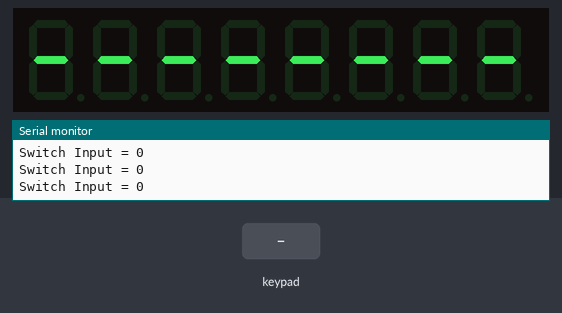
A sketch run on a simulated Arduino Uno, built with avr-gcc and run on an emulated ATmega328P. Parts: 8-digit seven-segment display, the last lines printed to the serial monitor. The test bench sets the inputs (shaded band).

Above: at 2.2 s.
2.3 s: keypad keys 1 2 pressed 0.4 s apart
At 2.45 s:
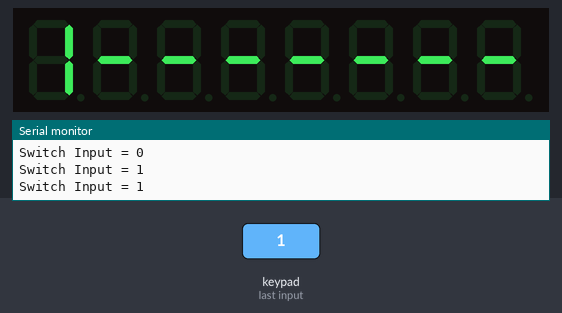
4.6 s: key '3' pressed
At 4.72 s:
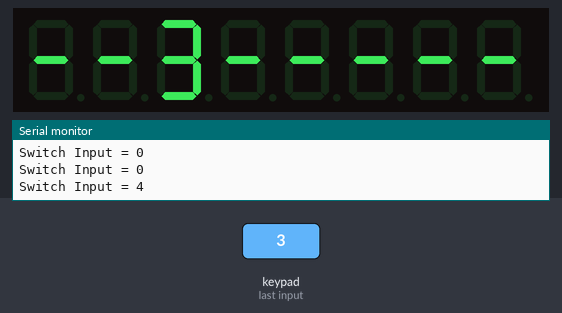
6.3 s: key '4' pressed
At 6.48 s:
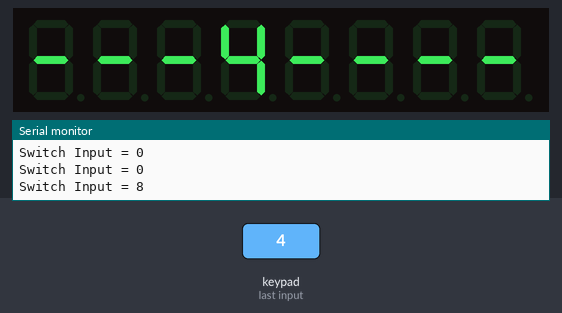
8.0 s: keypad keys 2 5 pressed 0.4 s apart
At 8.14 s:
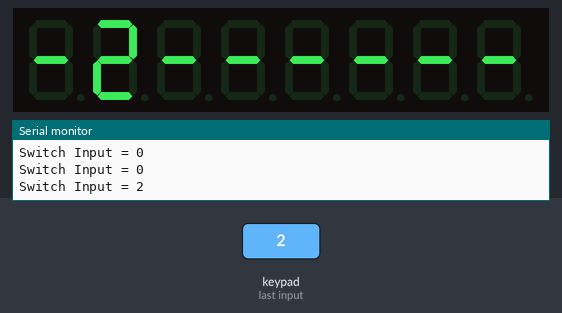
Timing chart, 0 to 11.0 s (numbered marks = the images above; inputs shaded):
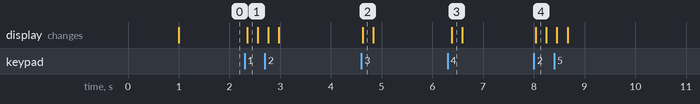

Measured:
- after the input at 2.3 s, the display: changes after 0.05 s (image 1)
- after the input at 4.6 s, the display: changes at once (image 2)
- after the input at 6.3 s, the display: changes after 0.09 s (image 3)
- after the input at 8.0 s, the display: changes at once (image 4)

The sketch:

TM1638_SHOW_1-F.ino
```cpp
#include <TM1638plus.h>
#define Brd_STB 18 // strobe = GPIO connected to strobe line of module
#define Brd_CLK 19 // clock = GPIO connected to clock line of module
#define Brd_DIO 21 // data = GPIO connected to data line of module
bool high_freq = true; //default false,, If using a high freq CPU > ~100 MHZ set to true.
TM1638plus tm(Brd_STB, Brd_CLK , Brd_DIO, high_freq);
#define myTestDelay 1000
void setup()
{ Serial.begin(115200);
 tm.displayBegin();
 delay(myTestDelay);
}
void loop() {
 int SwInput = tm.readButtons();
 Serial.print("Switch Input = ");
 Serial.println(SwInput, HEX);
 tm.display7Seg(0, 0x40); // >>> 0100 0000 >> tgfe dcba
 tm.display7Seg(1, 0x40);
 tm.display7Seg(2, 0x40);
 tm.display7Seg(3, 0x40);
 tm.display7Seg(4, 0x40);
 tm.display7Seg(5, 0x40);
 tm.display7Seg(6, 0x40);
 tm.display7Seg(7, 0x40);
 if (SwInput == 0x01) tm.displayHex(0, 1);
 if (SwInput == 0x02) tm.displayHex(1, 2);
 if (SwInput == 0x04) tm.displayHex(2, 3);
 if (SwInput == 0x08) tm.displayHex(3, 4);
 if (SwInput == 0x10) tm.displayHex(4, 5);
 if (SwInput == 0x20) tm.displayHex(5, 6);
 if (SwInput == 0x40) tm.displayHex(6, 7);
 if (SwInput == 0x80) tm.displayHex(7, 8);

 delay(100);
}
```
